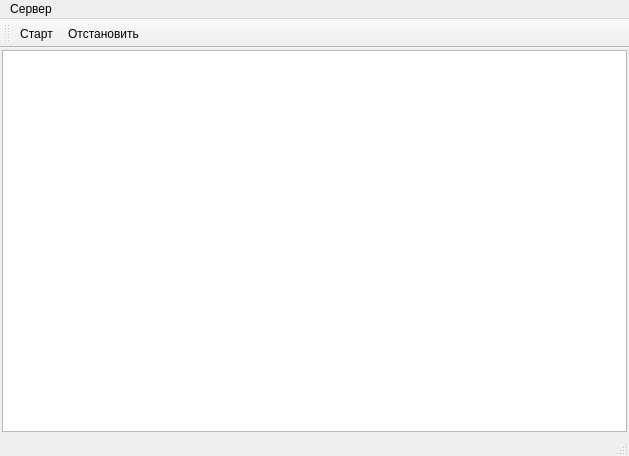
<?xml version="1.0" encoding="UTF-8"?>
<ui version="4.0">
 <class>MainWindow</class>
 <widget class="QMainWindow" name="MainWindow">
  <property name="geometry">
   <rect>
    <x>0</x>
    <y>0</y>
    <width>629</width>
    <height>456</height>
   </rect>
  </property>
  <property name="windowTitle">
   <string>Server test</string>
  </property>
  <widget class="QWidget" name="centralWidget">
   <layout class="QHBoxLayout" name="horizontalLayout">
    <property name="spacing">
     <number>4</number>
    </property>
    <property name="leftMargin">
     <number>2</number>
    </property>
    <property name="topMargin">
     <number>2</number>
    </property>
    <property name="rightMargin">
     <number>2</number>
    </property>
    <property name="bottomMargin">
     <number>2</number>
    </property>
    <item>
     <widget class="QTableWidget" name="tableWidget"/>
    </item>
   </layout>
  </widget>
  <widget class="QMenuBar" name="menuBar">
   <property name="geometry">
    <rect>
     <x>0</x>
     <y>0</y>
     <width>629</width>
     <height>21</height>
    </rect>
   </property>
   <widget class="QMenu" name="menuServer">
    <property name="title">
     <string>Сервер</string>
    </property>
    <addaction name="actionStart"/>
    <addaction name="actionFinish"/>
   </widget>
   <addaction name="menuServer"/>
  </widget>
  <widget class="QToolBar" name="mainToolBar">
   <attribute name="toolBarArea">
    <enum>TopToolBarArea</enum>
   </attribute>
   <attribute name="toolBarBreak">
    <bool>false</bool>
   </attribute>
   <addaction name="actionStart"/>
   <addaction name="actionFinish"/>
  </widget>
  <widget class="QStatusBar" name="statusBar"/>
  <action name="actionStart">
   <property name="text">
    <string>Старт</string>
   </property>
  </action>
  <action name="actionFinish">
   <property name="text">
    <string>Отстановить</string>
   </property>
  </action>
 </widget>
 <layoutdefault spacing="6" margin="11"/>
 <resources/>
 <connections/>
</ui>
